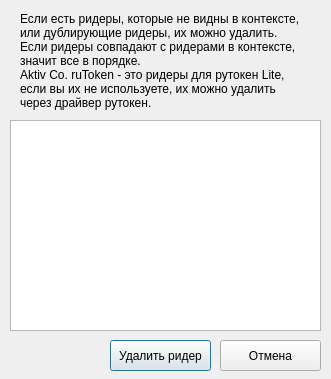
<?xml version="1.0" encoding="UTF-8"?>
<ui version="4.0">
 <class>ShowReaderNotContext</class>
 <widget class="QDialog" name="ShowReaderNotContext">
  <property name="geometry">
   <rect>
    <x>0</x>
    <y>0</y>
    <width>331</width>
    <height>379</height>
   </rect>
  </property>
  <property name="windowTitle">
   <string>Dialog</string>
  </property>
  <widget class="QListWidget" name="listWidget">
   <property name="geometry">
    <rect>
     <x>10</x>
     <y>120</y>
     <width>311</width>
     <height>211</height>
    </rect>
   </property>
  </widget>
  <widget class="QPushButton" name="pushButtonDeleteReader">
   <property name="geometry">
    <rect>
     <x>110</x>
     <y>340</y>
     <width>101</width>
     <height>31</height>
    </rect>
   </property>
   <property name="text">
    <string>Удалить ридер</string>
   </property>
  </widget>
  <widget class="QPushButton" name="pushButtonCancel">
   <property name="geometry">
    <rect>
     <x>220</x>
     <y>340</y>
     <width>101</width>
     <height>31</height>
    </rect>
   </property>
   <property name="text">
    <string>Отмена</string>
   </property>
  </widget>
  <widget class="QLabel" name="label">
   <property name="geometry">
    <rect>
     <x>20</x>
     <y>10</y>
     <width>301</width>
     <height>101</height>
    </rect>
   </property>
   <property name="text">
    <string>Если есть ридеры, которые не видны в контексте,
или дублирующие ридеры, их можно удалить.
Если ридеры совпадают с ридерами в контексте,
значит все в порядке.
Aktiv Co. ruToken - это ридеры для рутокен Lite,
если вы их не используете, их можно удалить
через драйвер рутокен.</string>
   </property>
  </widget>
 </widget>
 <resources/>
 <connections/>
</ui>
